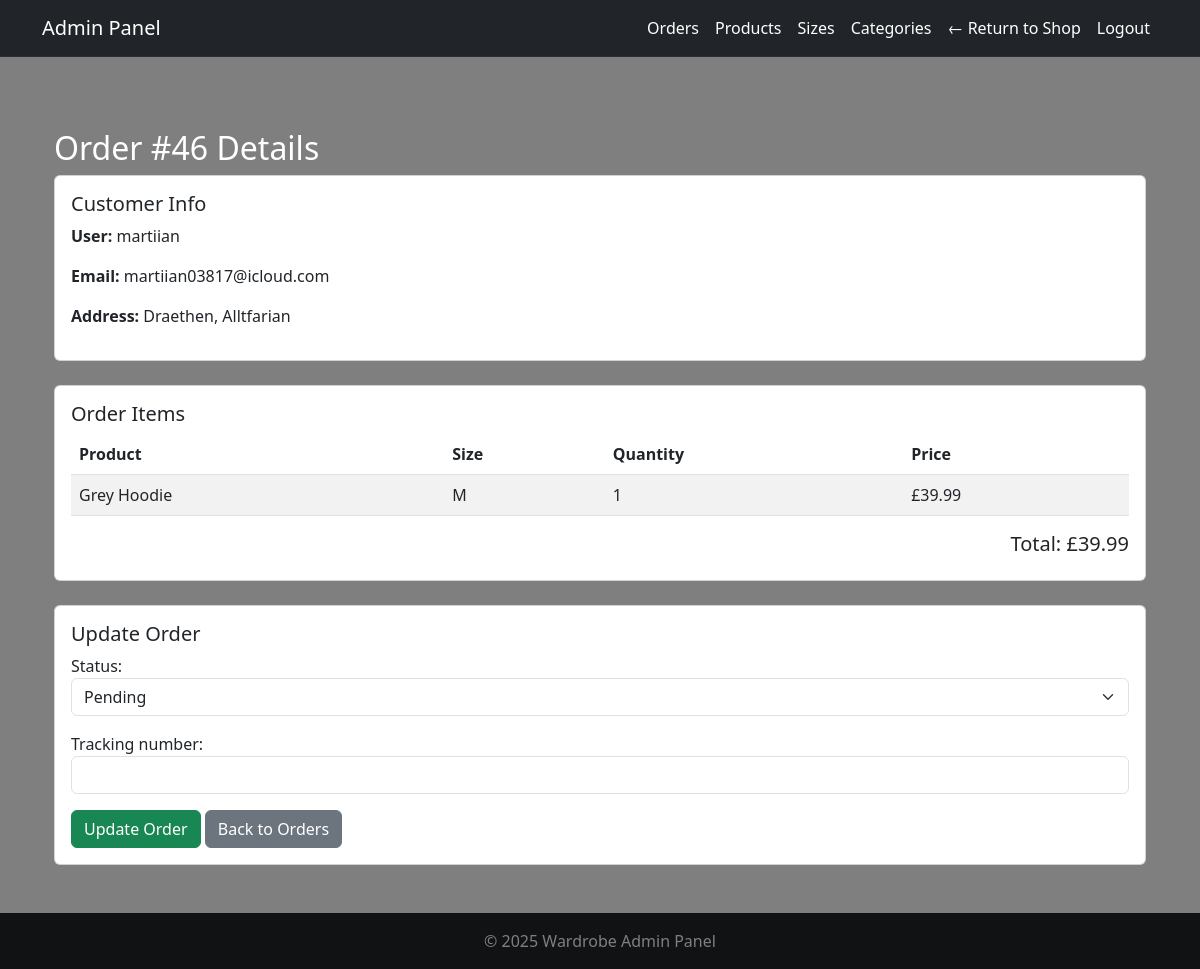
Page /adminpanel/orders/46/ (signed in) on the committed database.
### orders/models.py (models this page shows, shortened)
class Order(models.Model):
    PAYMENT_METHOD_CHOICES = [
        ('card', 'Card'),
        ('paypal', 'PayPal'),
    ]
    TRACKING_STATUS_CHOICES = [
        ('Pending', 'Pending'),
        ('Processing', 'Processing'),
        ('Shipped', 'Shipped'),
        ('Delivered', 'Delivered'),
    ]
    DELIVERY_THRESHOLD = Decimal('50.00')
    DELIVERY_FEE = Decimal('5.00')
    user = models.ForeignKey(
        User,
        on_delete=models.CASCADE,
        null=True,
        blank=True
    )
    full_name = models.CharField(max_length=100)
    email = models.EmailField()
    guest_token = models.UUIDField(
        default=uuid.uuid4,
        editable=False,
        null=True,
        blank=True
    )
    address = models.CharField(max_length=255)
    city = models.CharField(max_length=100)
    postal_code = models.CharField(max_length=20)
    country = models.CharField(max_length=100)
    payment_method = models.CharField(
        max_length=50,
        choices=PAYMENT_METHOD_CHOICES,
        default='card',
    )
    total_price = models.DecimalField(max_digits=10, decimal_places=2)
    created_at = models.DateTimeField(auto_now_add=True)
    is_completed = models.BooleanField(default=False)
    tracking_number = models.CharField(
        max_length=100,
        blank=True,
        null=True
    )
    status = models.CharField(
        max_length=20,
        choices=TRACKING_STATUS_CHOICES,
        default='Pending'
    )

class OrderItem(models.Model):
    order = models.ForeignKey(
        Order,
        related_name='items',
        on_delete=models.CASCADE
    )
    product = models.ForeignKey(Product, on_delete=models.CASCADE)
    size = models.ForeignKey(
        Size,
        on_delete=models.SET_NULL,
        null=True,
        blank=True
    )
    quantity = models.PositiveIntegerField()
    price = models.DecimalField(max_digits=8, decimal_places=2)

### products/models.py (models this page shows, shortened)
class Product(models.Model):
    GENDER_CHOICES = [
        ('men', 'Men'),
        ('women', 'Women'),
    ]
    name = models.CharField(max_length=100)
    category = models.ForeignKey(Category, on_delete=models.CASCADE)
    description = models.TextField(blank=True)
    price = models.DecimalField(max_digits=6, decimal_places=2)
    image = CloudinaryField('image', blank=True, null=True)
    is_available = models.BooleanField(default=True)
    gender = models.CharField(max_length=10, choices=GENDER_CHOICES)
    sizes = models.ManyToManyField(Size, blank=True)
    created_at = models.DateTimeField(auto_now_add=True)

class Size(models.Model):
    name = models.CharField(max_length=10)  # e.g., 'S', 'M', 'L', 'XL'

### adminpanel/views.py (the view, shortened to what this page needs)
@login_required
@user_passes_test(admin_required)
def order_detail(request, order_id):
    order = get_object_or_404(Order, id=order_id)
    form = OrderUpdateForm(request.POST or None, instance=order)
    order_items = order.items.all()
    return render(request, 'adminpanel/order_detail.html', {
        'order': order,
        'form': form,
        'order_items': order_items,
    })

### adminpanel/forms.py
class OrderUpdateForm(forms.ModelForm):
    class Meta:
        model = Order
        fields = ['status', 'tracking_number']
        widgets = {
            'status': forms.Select(attrs={'class': 'form-select'}),
            'tracking_number': forms.TextInput(attrs={'class': 'form-control'}),
        }

### adminpanel/views.py (called while the page is built)
def admin_required(user):
    return user.is_staff or user.is_superuser

### cart/cart.py (called while the page is built)
    def _load_cart_data(self):
        cart = self.session.get(settings.CART_SESSION_ID, {})
        return cart if isinstance(cart, dict) else {}

    def __len__(self):
        return sum(item.get('quantity', 0) for item in self.cart.values())

### cart/context_processors.py (called while the page is built)
def cart_context(request):
    cart = Cart(request)
    return {
        'cart': cart,
        'cart_item_count': len(cart),
    }

### wardrobeapp/context_processors.py (called while the page is built)
def stripe_public_key(request):
    return {
        'STRIPE_PUBLIC_KEY': settings.STRIPE_PUBLIC_KEY
    }

### adminpanel/templates/adminpanel/order_detail.html (shortened to what this page needs)
{% extends 'adminpanel/base.html' %}
{% block content %}
<div class="container mt-5">
  <h2>Order #{{ order.id }} Details</h2>
  <div class="card mb-4">
    <div class="card-body">
      <h5>Customer Info</h5>
      <p><strong>User:</strong> {{ order.user.username|default:"Guest" }}</p>
      <p><strong>Email:</strong> {{ order.user.email|default:order.email }}</p>
      <p><strong>Address:</strong> {{ order.address }}</p>
    </div>
  </div>
  <div class="card mb-4">
    <div class="card-body">
      <h5>Order Items</h5>
      <table class="table table-striped">
        <thead>
          <tr>
            <th>Product</th>
            <th>Size</th>
            <th>Quantity</th>
            <th>Price</th>
          </tr>
        </thead>
        <tbody>
          {% for item in order_items %}
          <tr>
            <td>{{ item.product.name }}</td>
            <td>{{ item.size.name|default_if_none:"Not specified" }}</td>
            <td>{{ item.quantity }}</td>
            <td>£{{ item.price }}</td>
          </tr>
          {% empty %}
          <tr>
            <td colspan="4" class="text-center">No items found for this order.</td>
          </tr>
          {% endfor %}
        </tbody>
      </table>
      <h5 class="text-end">Total: £{{ order.total_price }}</h5>
    </div>
  </div>
  <div class="card mb-4">
    <div class="card-body">
      <h5>Update Order</h5>
      <form method="post">
        {{ form.as_p }}
        <button type="submit" class="btn btn-success">Update Order</button>
        <a href="{% url 'adminpanel:admin_order_list' %}" class="btn btn-secondary">Back to Orders</a>
      </form>
    </div>
  </div>
</div>
{% endblock %}

### wardrobeapp/static/css/style.css (style rules this page uses)
html, body { margin: 0; padding: 0; height: 100%; width: 100%; font-family: 'Segoe UI', 'Roboto', 'Helvetica Neue', Arial, sans-serif; color: #fff; background: url('https://images.unsplash.com/photo-1489987707025-afc232f7ea0f?q=80&w=1170&auto=format&fit=crop&ixlib=rb-4.1.0') no-repeat center center fixed; background-size: cover; overflow-x: hidden; }
body::before { content: ''; position: fixed; inset: 0; background: rgba(0, 0, 0, 0.5); z-index: 0; }
main, .container, .card, form, section, .row { position: relative; z-index: 1; }

### rows in the picture
Order: id "46", user.username "martiian", user.email "martiian03817@icloud.com", address "Draethen, Alltfarian", total_price "39.99", status "Pending"
OrderItem: product.name "Grey Hoodie", size.name "M", quantity "1", price "39.99"
